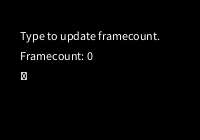
Frame 1 (no input)
Frame 60 (the mouse pressed at the canvas centre just before this capture): identical to frame 1, image omitted
Frame 120 (the mouse held since frame 60 and released just before this capture): identical to frame 1, image omitted

The Processing sketch that drew this single still picture (run headless with seeded random() and noise(); from frame 60 on, the mouse is pressed at the canvas centre):

// Processing sketch: ex26_3
// ── ex26_3.pde
//Write a program to update the display window only when a key is pressed.

int f = 0;

void setup () { 
  size(200, 140); 
  smooth();
  frameRate(15);
} 

void draw () { 
  background(0);
  text("Type to update framecount.",20,40); 
  text ("Framecount: " + f, 20, 60); 
  text(key,20,80);
  if (keyPressed) { 
    f=frameCount;
  }
}
